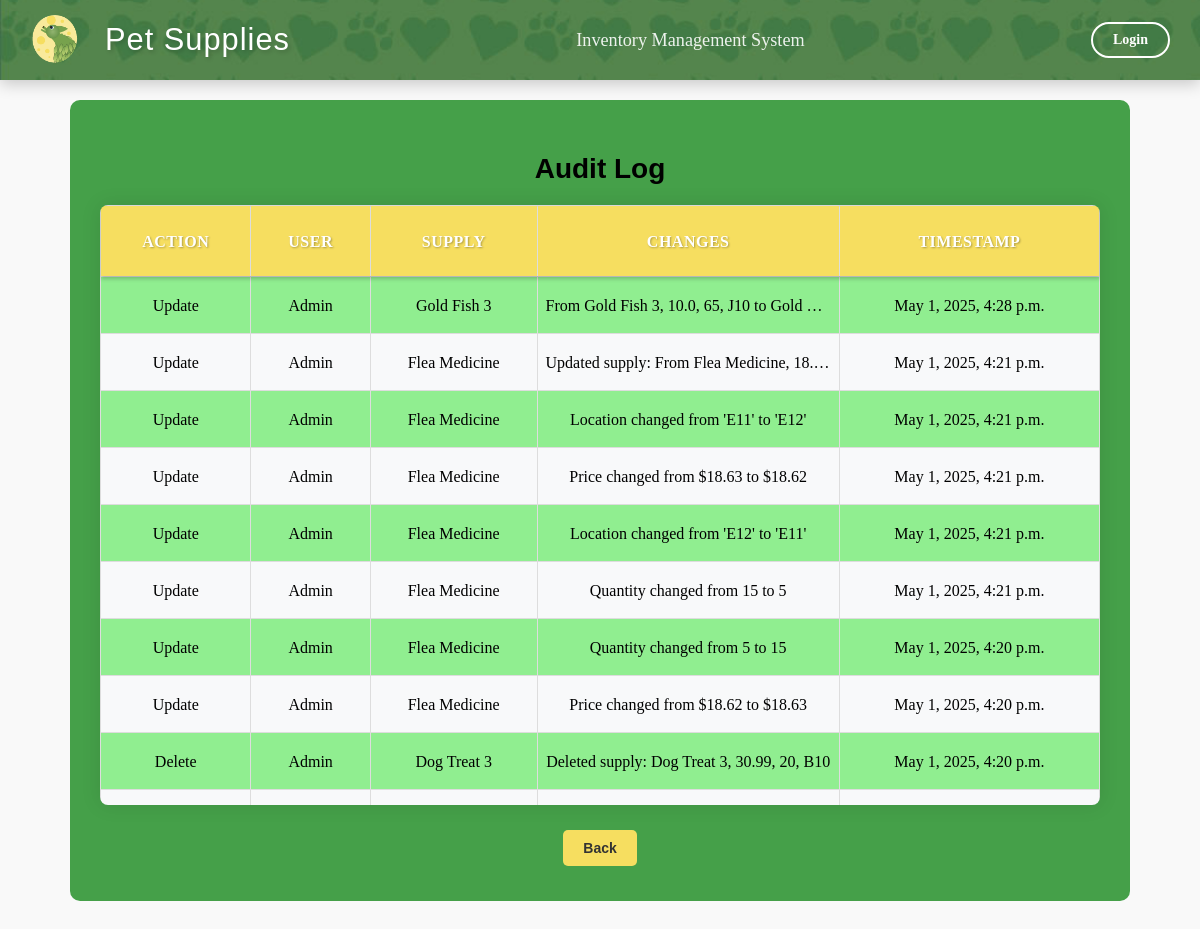
The app's page /audit-log/ with its own data.
### inventory/models.py (models this page shows, shortened)
class AuditLog(models.Model):
    ACTION_CHOICES = (
        ('CREATE', 'Create'),
        ('UPDATE', 'Update'),
        ('DELETE', 'Delete'),
    )
    user = models.ForeignKey(User, on_delete=models.SET_NULL, null=True)  # Track the user making the change
    action = models.CharField(max_length=10, choices=ACTION_CHOICES)  # The type of action (CREATE, UPDATE, DELETE)
    supply = models.ForeignKey(Supply, on_delete=models.CASCADE)  # Link to the supply that was changed
    changes = models.TextField()  # Description of what was changed
    timestamp = models.DateTimeField(auto_now_add=True)  # When the change was made

class Supply(models.Model):
    name = models.CharField(max_length=255, primary_key=True)
    price = models.FloatField()
    quantity = models.IntegerField()
    location = models.CharField(max_length=255)
    reorder_point = models.PositiveIntegerField(default=5)
    deleted = models.BooleanField(default=False)

### inventory/views.py (the view)
# urls.py: path('audit-log/', views.audit_log, name='audit_log'),
def audit_log(request):
    logs = AuditLog.objects.all().order_by('-timestamp')
    return render(request, 'inventory/audit_log.html', {'logs': logs})

### inventory/templates/inventory/audit_log.html (shortened to what this page needs)
{% extends 'inventory/base.html' %}
{% block content %}
<center>
<div class="conmain">
    <h2>Audit Log</h2>
    <div class="table-container">
        <table border="1" class="data_tab">
            <thead>
                <tr>
                    <th>Action</th>
                    <th>User</th>
                    <th>Supply</th>
                    <th>Changes</th>
                    <th>Timestamp</th>
                </tr>
            </thead>
            <tbody>
                {% for log in logs %}
                <tr>
                    <td>{{ log.get_action_display }}</td>
                    <td>{{ log.user.username }}</td>
                    <td>{{ log.supply.name }}</td>
                    <td class="changes">{{ log.changes }}</td>
                    <td>{{ log.timestamp }}</td>
                </tr>
                {% endfor %}
            </tbody>
        </table>
    </div>
    <center>
        <a href="{% url 'index' %}">
            <button type="button" class="back-button">Back</button>
        </a>
    </center>
</div>
</div>
{% endblock %}

### inventory/static/css/styles.css (style rules this page uses)
body { font-family: 'Georgia', serif; font-size: 14px; margin-top: 100px; background-color: #f9f9f9; }
.table-container { max-height: 600px; width: 100%; margin: 20px auto; border: none; box-shadow: 0 0 20px rgba(0, 0, 0, 0.1); border-radius: 8px; overflow: hidden; position: relative; }
.data_tab { width: 100%; border-collapse: collapse; margin: 0; font-size: 16px; }
.data_tab th, .data_tab td { text-align: center; padding: 8px 12px; border: 1px solid #ddd; overflow: hidden; text-overflow: ellipsis; white-space: nowrap; height: 40px; line-height: 1.2; }
.data_tab th { color: white; font-weight: bold; font-size: 16px; padding: 8px 12px; height: 40px; }
.data_tab tr { height: 40px; }
.data_tab thead { background-color: #4CAF50; position: sticky; top: 0; z-index: 10; box-shadow: 0 2px 4px rgba(0,0,0,0.2); }
.data_tab thead tr { height: 50px; }
.data_tab thead th { padding: 15px 20px; font-size: 16px; font-weight: bold; text-transform: uppercase; letter-spacing: 0.5px; color: #FFFFFF; text-align: center; white-space: nowrap; text-shadow: 1px 1px 2px rgba(0,0,0,0.3); line-height: 1.2; vertical-align: middle; display: table-cell; }
button { padding: 8px 15px; margin: 5px; border-radius: 4px; border: none; background-color: #4CAF50; color: white; cursor: pointer; font-size: 14px; transition: background-color 0.3s; }
.data_tab tr:nth-child(even) { background-color: #f8f9fa; }
.data_tab tr:nth-child(odd) { background-color: lightgreen; }
.table-container { max-height: 600px; width: 90%; margin: 20px auto; border: none; box-shadow: 0 0 20px rgba(0, 0, 0, 0.1); border-radius: 8px; overflow: hidden; position: relative; }
.data_tab { width: 100%; border-collapse: collapse; table-layout: auto; }
.data_tab th, .data_tab td { text-align: center; padding: 0; border: 1px solid #ddd; overflow: hidden; text-overflow: ellipsis; white-space: nowrap; height: 40px; line-height: 1.2; }
.data_tab th { padding: 0; font-size: 16px; font-weight: bold; text-transform: uppercase; letter-spacing: 0.5px; color: #FFFFFF; line-height: 40px; text-align: center; text-shadow: 1px 1px 2px rgba(0, 0, 0, 0.3); background-color: #F6DE60; }
.data_tab thead { background-color: #F6DE60; position: sticky; top: 0; z-index: 10; box-shadow: 0 2px 4px rgba(0,0,0,0.2); }
.data_tab thead tr { height: 40px; }
.data_tab td { border: 1px solid #ddd; padding: 10px; text-align: center; white-space: nowrap; }
.data_tab th { padding: 0; font-size: 16px; font-weight: bold; text-transform: uppercase; letter-spacing: 0.5px; color: #FFFFFF; border-bottom: 2px solid #1B5E20; line-height: 40px; text-align: center; text-shadow: 1px 1px 2px rgba(0, 0, 0, 0.3); background-color: #F6DE60; }

### inventory/templates/inventory/audit_log.html (style rules this page uses)
.conmain { background-color: #45a049; width: 1000px; padding: 30px; border-radius: 10px; }
.table-container { width: 100%; max-height: 600px; overflow-y: auto; overflow-x: hidden; }
.data_tab { width: 100%; border-collapse: collapse; table-layout: auto; }
.data_tab th, .data_tab td { text-align: center; border: 1px solid #ddd; padding: 8px; white-space: nowrap; }
.changes { word-wrap: break-word; max-width: 200px; }
h2 { font-family: 'Bauhaus 93', Arial, sans-serif; font-size: 2em; color: black; text-align: center; margin-bottom: 20px; }
.back-button { background-color: #F6DE60; color: #333; padding: 10px 20px; border: none; border-radius: 5px; cursor: pointer; font-weight: 600; transition: background-color 0.3s; }
th { padding: 0; font-size: 16px; font-weight: bold; text-transform: uppercase; letter-spacing: 0.5px; color: #FFFFFF; border-bottom: 2px solid #1B5E20; line-height: 40px; text-align: center; text-shadow: 1px 1px 2px rgba(0,0,0,0.3); background-color: #F6DE60; }
td { border-bottom: 1px solid #ddd; }

### records on screen
AuditLog: action "Update", user.username "Admin", supply.name "Gold Fish 3", changes "From Gold Fish 3, 10.0, 65, J10 to Gold…", timestamp "May 1, 2025, 4:28 p.m."
AuditLog: action "Update", user.username "Admin", supply.name "Flea Medicine", changes "Updated supply: From Flea Medicine, 18.…", timestamp "May 1, 2025, 4:21 p.m."
AuditLog: action "Update", user.username "Admin", supply.name "Flea Medicine", changes "Location changed from 'E11' to 'E12'", timestamp "May 1, 2025, 4:21 p.m."
AuditLog: action "Update", user.username "Admin", supply.name "Flea Medicine", changes "Price changed from $18.63 to $18.62", timestamp "May 1, 2025, 4:21 p.m."
AuditLog: action "Update", user.username "Admin", supply.name "Flea Medicine", changes "Location changed from 'E12' to 'E11'", timestamp "May 1, 2025, 4:21 p.m."
AuditLog: action "Update", user.username "Admin", supply.name "Flea Medicine", changes "Quantity changed from 15 to 5", timestamp "May 1, 2025, 4:21 p.m."
AuditLog: action "Update", user.username "Admin", supply.name "Flea Medicine", changes "Quantity changed from 5 to 15", timestamp "May 1, 2025, 4:20 p.m."
AuditLog: action "Update", user.username "Admin", supply.name "Flea Medicine", changes "Price changed from $18.62 to $18.63", timestamp "May 1, 2025, 4:20 p.m."
AuditLog: action "Delete", user.username "Admin", supply.name "Dog Treat 3", changes "Deleted supply: Dog Treat 3, 30.99, 20, B10", timestamp "May 1, 2025, 4:20 p.m."
